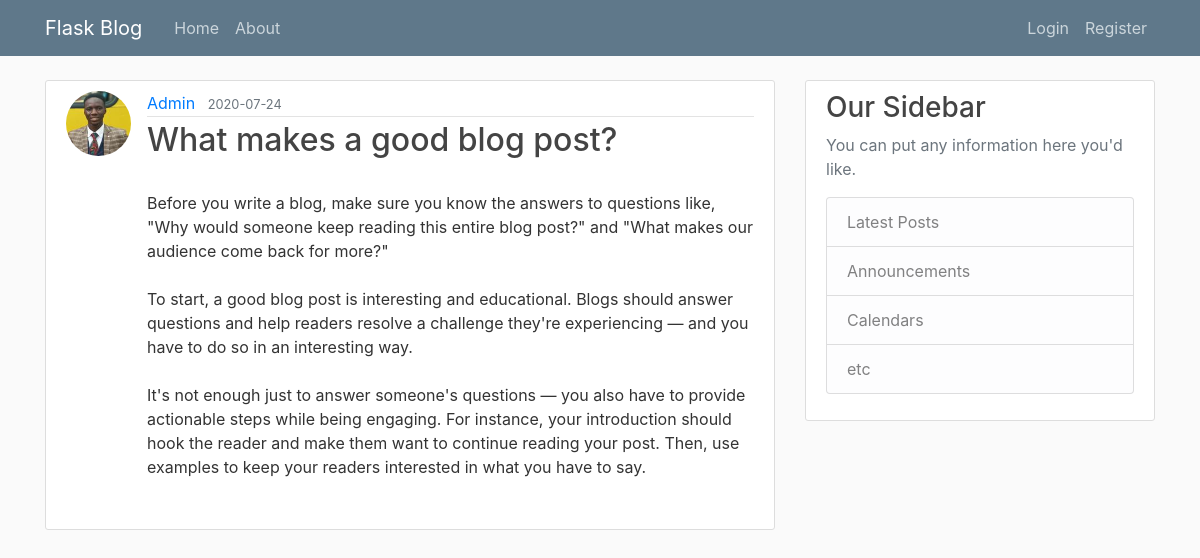
/post/15, run on the app's committed database.
### flaskblog/models.py (models this page shows, shortened)
class User(db.Model, UserMixin):
    id = db.Column(db.Integer, primary_key = True)
    username = db.Column(db.String(20), unique = True, nullable = False)
    email = db.Column(db.String(120), unique = True, nullable = False)
    image_file = db.Column(db.String(20), nullable = False, default = 'default.jpg')
    password = db.Column(db.String(60),  nullable = False)
    posts = db.relationship('Post', backref='author', lazy = True)

class Post(db.Model):
    id = db.Column(db.Integer, primary_key = True)
    title = db.Column(db.String(100), nullable=False)
    date_posted = db.Column(db.DateTime, nullable=False, default=datetime.utcnow)
    content = db.Column(db.Text, nullable = False)
    user_id = db.Column(db.Integer, db.ForeignKey('user.id'), nullable=False)

### flaskblog/posts/routes.py (the view)
@posts.route("/post/<int:post_id>")
def post(post_id):
    post = Post.query.get_or_404(post_id)
    return render_template('post.html', title=post.title, post=post )

### flaskblog/templates/post.html (shortened to what this page needs)
{% extends 'layout.html' %}
{% block content %}
        <article class="media content-section">
            <img class="rounded-circle article-img" src="{{ url_for('static', filename='profile_pics/' + post.author.image_file ) }}">
            <div class="media-body">
                <div class="article-metadata">
                    <a class="mr-2" href="{{url_for('users.user_posts', username=post.author.username)}}">
                        {{ post.author.username }}
                    </a>
                    <small class="text-muted">
                        {{ post.date_posted.strftime('%Y-%m-%d')}}
                    </small>
                </div>
                <h2 class="article-title">
                        {{ post.title }}
                </h2>
                <p class="article-content">
                    {{ post.content }}
                </p>
            </div>
        </article>
{% endblock content %}

### flaskblog/static/css/main.css (style rules this page uses)
body { background: #fafafa; color: #333333; margin-top: 5rem; }
h1, h2, h3, h4, h5, h6 { color: #444444; }
.content-section { background: #ffffff; padding: 10px 20px; border: 1px solid #dddddd; border-radius: 3px; margin-bottom: 20px; }
.article-title { color: #444444; }
.article-content { white-space: pre-line; }
.article-img { height: 65px; width: 65px; margin-right: 16px; }
.article-metadata { padding-bottom: 1px; margin-bottom: 4px; border-bottom: 1px solid #e3e3e3 }

### data on the page
User: image_file (picture), author.username "Admin"
Post: date_posted "2020-07-24", title "What makes a good blog post?", content "Before you write a blog, make sure you know the answers to questions like, \"Why would someone keep reading this entire blog post?\" and \"What makes our audience come back for more?\" To start, a good blog post is interesting and educational. Blogs should answer questions and help readers resolve a challenge they're experiencing — and you have to do so in an interesting way. It's not enough just to answer someone's questions — you also have to provide actionable steps while being engaging. For instance, your introduction should hook the reader and make them want to continue reading your post. Then, use examples to keep your readers interested in what you have to say."
